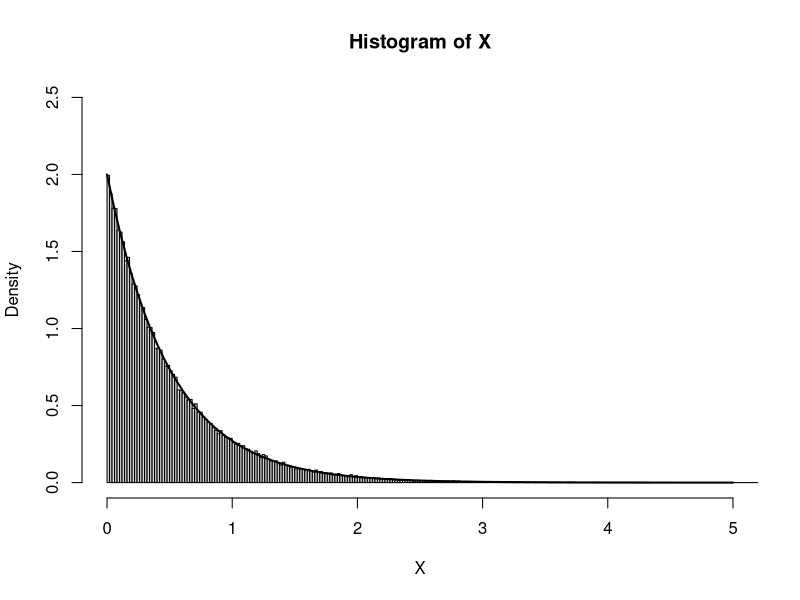
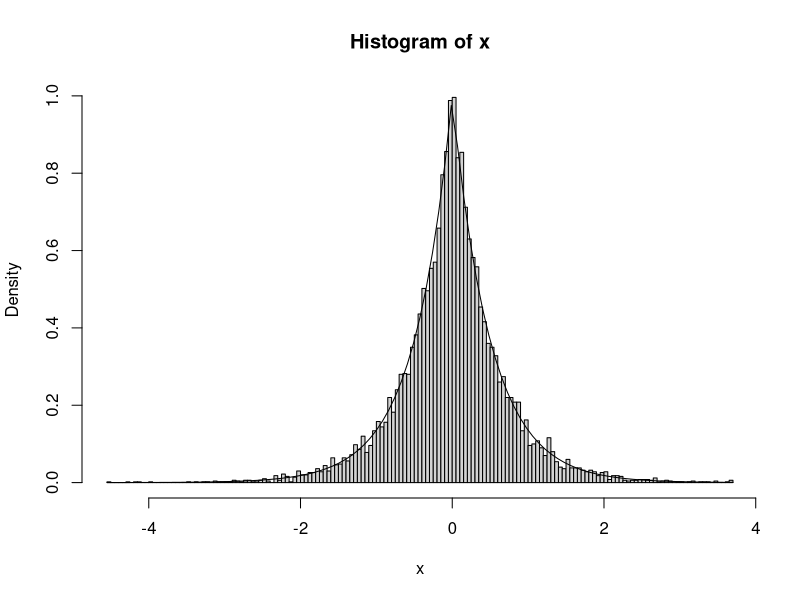

The R source for these figures, in order: (Note: this script raises an error after producing the figures.)
## ---- chunk 1

## ---- chunk 2
# Simular vector exp(lambda)
tini <- proc.time()

lambda <- 2
nsim <- 10^5
set.seed(1)
U <- runif(nsim)
X <- -log(U)/lambda # -log(1-U)/lambda

tiempo <- proc.time() - tini
tiempo

hist(X,breaks="FD",freq=FALSE,xlim=c(0,5),ylim=c(0,2.5))
curve(dexp(x,lambda),lwd=2,add=TRUE)
## ---- chunk 3
    ddexp <- function(x, lambda = 1){
    # Densidad doble exponencial
      lambda*exp(-lambda*abs(x))/2
    }
    
    rdexp <- function(lambda = 1){
    # Simulación por inversión
    # Doble exponencial
      U <- runif(1)
      if (U<0.5) {
        return(log(2*U)/lambda)
      } else {
        return(-log(2*(1-U))/lambda)
      }
    }
    
    rdexpn <- function(n = 1000, lambda = 1) {
    # Simulación n valores de doble exponencial
        x <- numeric(n)
        for(i in 1:n) x[i]<-rdexp(lambda)
        return(x)
    }
## ---- chunk 4
    set.seed(54321)
    system.time(x <- rdexpn(10^4, 2))
## ---- chunk 5
    hist(x, breaks = "FD", freq = FALSE)
    # lines(density(x), col = 'blue')
    curve(ddexp(x, 2), add = TRUE)
## ---- chunk 6
#+ echo=FALSE, fig.align = 'center'
# ![](rechazo.png)
knitr::include_graphics(paste0(fig.path,"rechazo.png"))
## ---- chunk 7
# densidad objetivo: dnorm
# densidad auxiliar: ddexp

# EJECUTAR CÓDIGO DEL APARTADO A DEL EJERCICIO 1
c.opt <- sqrt(2*exp(1)/pi)
lambda.opt <- 1
ngen <- 0

rnormAR <- function() {
# Simulación por aceptación-rechazo
# Normal estandar a partir de doble exponencial
  while (TRUE) {
    U <- runif(1)
    X <- rdexp(1) # lambda = 1
    ngen <<- ngen+1 # Comentar esta línea para uso normal
    # if (U*exp((X^2+1)*0.5-abs(X)) <= 1) return(X)
    if (c.opt * U * ddexp(X, lambda.opt) <= dnorm(X)) return(X)
  }
}

rnormARn <- function(n=1000) {
# Simulación n valores N(0,1)
    x <- numeric(n)
    for(i in 1:n) x[i]<-rnormAR()
    return(x)
}

# Grafico
curve(c.opt * ddexp(x), xlim = c(-4, 4), lty = 2)
curve(dnorm(x), add = TRUE)
## ---- chunk 8
    set.seed(54321)
    nsim <- 10^4
    
    ngen <- 0
    system.time(x <- rnormARn(nsim))
    # Nº generaciones
    {
    cat("\nNº de generaciones = ", ngen)
    cat("\nNº medio de generaciones = ", ngen/nsim)
    cat("\nProporción de rechazos = ", 1-nsim/ngen, "\n")
    }
## ---- chunk 9
    hist(x, breaks="FD", freq=FALSE)
    curve(dnorm(x), add=TRUE)
## ---- chunk 10
    # Obtención de un valor c óptimo aproximado
    optimize(f=function(x){dnorm(x)/ddexp(x)}, maximum=TRUE, interval=c(-1,1))
    # NOTA: Cuidado con los límites
    # optimize(f=function(x){dnorm(x)/ddexp(x)}, maximum=TRUE, interval=c(0,2))
    
    # Valor óptimo real
    # sqrt(2*exp(1)/pi)
    c.opt
## ---- chunk 11
# Obtención de valores c y lambda óptimos aproximados
fopt <- function(lambda) {
  # Obtiene c fijado lambda
  optimize(f = function(x){dnorm(x)/ddexp(x,lambda)},
           maximum=TRUE, interval=c(0,2))$objective
}

# Encontar lambda que minimiza
res <- optimize(f=function(x){fopt(x)}, interval=c(0.5,2))
lambda.opt2 <- res$minimum
c.opt2 <- res$objective
## ---- chunk 12
    mu0 <- 1
    n <- 10
    nsim <- 10^3
    set.seed(54321)
    x <- rnorm(n, mean = mu0)
    
    # Función de verosimilitud
    lik <- function(mu){prod(dnorm(x, mean = mu))}
    
    # Cota óptima
    # Estimación por máxima verosimilitud
    emv <- optimize(f = lik, int = range(x), maximum = TRUE)
    emv
    c <- emv$objective
    
    mean(x)
    c <- lik(mean(x))
    c
    
    # Simulación distribución a posteriori
    # Simulación por aceptación-rechazo a partir de Cauchy(0,1)
    ngen <- nsim
    Y <- rcauchy(nsim)
    ind <- (c*runif(nsim) > sapply(Y, lik)) # TRUE si no verifica condición
    # Volver a generar si no verifica condición
    while (sum(ind)>0){
      le <- sum(ind)
      ngen <- ngen + le
      Y[ind] <- rcauchy(le)
      ind[ind] <- (c*runif(le) > sapply(Y[ind], lik)) # TRUE si no verifica condición
    }
    
    
    { # Nº generaciones
      cat("\nNº de generaciones = ", ngen)
      cat("\nNº medio de generaciones = ", ngen/nsim)
      cat("\nProporción de rechazos = ", 1-nsim/ngen,"\n")
    }
    
    # Intervalo de probabilidad al 95% (IC Bayes)
    q <- quantile(Y, c(0.025, 0.975))
    
    # Representar estimador e IC Bayes
    hist(Y, freq=FALSE, main="Distribución a posteriori")
    # abline(v = mean(x), lty = 3) # Estimación frecuentista
    abline(v = mean(Y), lty = 2, lwd = 2)  # Estimación Bayesiana
    abline(v = q, lty = 2)
## ---- chunk 13
#+ echo=FALSE, fig.align = 'center'
# ![](squeeze.png)
knitr::include_graphics(paste0(fig.path,"squeeze.png"))
